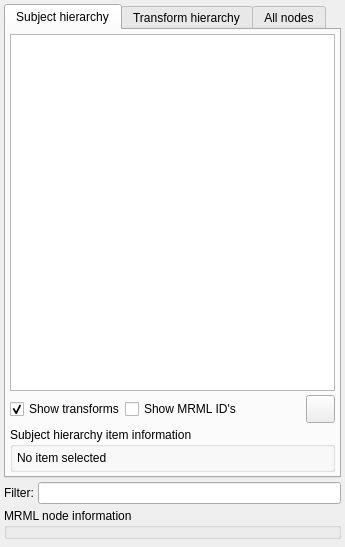
<?xml version="1.0" encoding="UTF-8"?>
<ui version="4.0">
 <class>qCjyxDataModuleWidget</class>
 <widget class="qCjyxWidget" name="qCjyxDataModuleWidget">
  <property name="geometry">
   <rect>
    <x>0</x>
    <y>0</y>
    <width>345</width>
    <height>547</height>
   </rect>
  </property>
  <property name="windowTitle">
   <string>Data</string>
  </property>
  <property name="windowIcon">
   <iconset resource="../qCjyxDataModule.qrc">
    <normaloff>:/Icons/Data.png</normaloff>:/Icons/Data.png</iconset>
  </property>
  <layout class="QGridLayout" name="gridLayout_5">
   <property name="leftMargin">
    <number>4</number>
   </property>
   <property name="topMargin">
    <number>4</number>
   </property>
   <property name="rightMargin">
    <number>4</number>
   </property>
   <property name="bottomMargin">
    <number>4</number>
   </property>
   <property name="spacing">
    <number>4</number>
   </property>
   <item row="1" column="0">
    <layout class="QHBoxLayout" name="horizontalLayout_4">
     <item>
      <widget class="QLabel" name="FilterLabel">
       <property name="text">
        <string>Filter:</string>
       </property>
      </widget>
     </item>
     <item>
      <widget class="QLineEdit" name="FilterLineEdit">
       <property name="toolTip">
        <string>A case sensitive string to filter nodes, uses all the columns (even if hidden)</string>
       </property>
      </widget>
     </item>
    </layout>
   </item>
   <item row="3" column="0">
    <widget class="ctkDynamicSpacer" name="DynamicSpacer">
     <property name="activeSizePolicy">
      <sizepolicy hsizetype="MinimumExpanding" vsizetype="Ignored">
       <horstretch>0</horstretch>
       <verstretch>0</verstretch>
      </sizepolicy>
     </property>
     <property name="inactiveSizePolicy">
      <sizepolicy hsizetype="MinimumExpanding" vsizetype="MinimumExpanding">
       <horstretch>0</horstretch>
       <verstretch>0</verstretch>
      </sizepolicy>
     </property>
     <property name="active">
      <bool>true</bool>
     </property>
    </widget>
   </item>
   <item row="0" column="0">
    <widget class="QTabWidget" name="ViewTabWidget">
     <property name="currentIndex">
      <number>0</number>
     </property>
     <widget class="QWidget" name="tabSubject">
      <attribute name="title">
       <string>Subject hierarchy</string>
      </attribute>
      <layout class="QGridLayout" name="gridLayout_4">
       <property name="leftMargin">
        <number>4</number>
       </property>
       <property name="topMargin">
        <number>4</number>
       </property>
       <property name="rightMargin">
        <number>4</number>
       </property>
       <property name="bottomMargin">
        <number>4</number>
       </property>
       <property name="spacing">
        <number>4</number>
       </property>
       <item row="1" column="0">
        <layout class="QHBoxLayout" name="horizontalLayout">
         <property name="spacing">
          <number>0</number>
         </property>
         <item>
          <widget class="QCheckBox" name="SubjectHierarchyDisplayTransformsCheckBox">
           <property name="text">
            <string>Show transforms</string>
           </property>
           <property name="checked">
            <bool>true</bool>
           </property>
          </widget>
         </item>
         <item>
          <widget class="QCheckBox" name="SubjectHierarchyDisplayDataNodeIDsCheckBox">
           <property name="text">
            <string>Show MRML ID's</string>
           </property>
          </widget>
         </item>
         <item>
          <spacer name="horizontalSpacer">
           <property name="orientation">
            <enum>Qt::Horizontal</enum>
           </property>
           <property name="sizeHint" stdset="0">
            <size>
             <width>40</width>
             <height>20</height>
            </size>
           </property>
          </spacer>
         </item>
         <item>
          <widget class="QToolButton" name="HelpButton">
           <property name="styleSheet">
            <string notr="true">border: none; hover: {border: 1px}; pressed: {border: 1px}</string>
           </property>
           <property name="text">
            <string/>
           </property>
           <property name="icon">
            <iconset resource="../../../SubjectHierarchy/Resources/qCjyxSubjectHierarchyModule.qrc">
             <normaloff>:/Icons/Help.png</normaloff>:/Icons/Help.png</iconset>
           </property>
           <property name="iconSize">
            <size>
             <width>21</width>
             <height>21</height>
            </size>
           </property>
           <property name="toolButtonStyle">
            <enum>Qt::ToolButtonFollowStyle</enum>
           </property>
          </widget>
         </item>
        </layout>
       </item>
       <item row="0" column="0">
        <widget class="qMRMLSubjectHierarchyTreeView" name="SubjectHierarchyTreeView">
         <property name="dragDropMode">
          <enum>QAbstractItemView::InternalMove</enum>
         </property>
         <property name="selectionMode">
          <enum>QAbstractItemView::ExtendedSelection</enum>
         </property>
         <property name="indentation">
          <number>12</number>
         </property>
         <property name="showRootItem">
          <bool>true</bool>
         </property>
        </widget>
       </item>
       <item row="2" column="0">
        <widget class="ctkCollapsibleGroupBox" name="SubjectHierarchyItemInfoGroupBox">
         <property name="title">
          <string>Subject hierarchy item information</string>
         </property>
         <property name="collapsed">
          <bool>true</bool>
         </property>
         <layout class="QHBoxLayout" name="horizontalLayout_2">
          <property name="spacing">
           <number>4</number>
          </property>
          <property name="leftMargin">
           <number>4</number>
          </property>
          <property name="topMargin">
           <number>4</number>
          </property>
          <property name="rightMargin">
           <number>4</number>
          </property>
          <property name="bottomMargin">
           <number>4</number>
          </property>
          <item>
           <widget class="QLabel" name="SubjectHierarchyItemInfoLabel">
            <property name="text">
             <string>No item selected</string>
            </property>
            <property name="wordWrap">
             <bool>true</bool>
            </property>
           </widget>
          </item>
         </layout>
        </widget>
       </item>
      </layout>
     </widget>
     <widget class="QWidget" name="tabTransform">
      <attribute name="title">
       <string>Transform hierarchy</string>
      </attribute>
      <layout class="QGridLayout" name="gridLayout_6">
       <property name="leftMargin">
        <number>4</number>
       </property>
       <property name="topMargin">
        <number>4</number>
       </property>
       <property name="rightMargin">
        <number>4</number>
       </property>
       <property name="bottomMargin">
        <number>4</number>
       </property>
       <property name="spacing">
        <number>4</number>
       </property>
       <item row="1" column="0">
        <layout class="QHBoxLayout" name="horizontalLayout_3">
         <item>
          <widget class="QCheckBox" name="TransformDisplayMRMLIDsCheckBox">
           <property name="text">
            <string>Show MRML ID's</string>
           </property>
          </widget>
         </item>
         <item>
          <widget class="QCheckBox" name="TransformShowHiddenCheckBox">
           <property name="text">
            <string>Show hidden nodes</string>
           </property>
          </widget>
         </item>
         <item>
          <spacer name="horizontalSpacer_2">
           <property name="orientation">
            <enum>Qt::Horizontal</enum>
           </property>
           <property name="sizeHint" stdset="0">
            <size>
             <width>40</width>
             <height>20</height>
            </size>
           </property>
          </spacer>
         </item>
        </layout>
       </item>
       <item row="0" column="0">
        <widget class="qMRMLTreeView" name="TransformMRMLTreeView">
         <property name="dragDropMode">
          <enum>QAbstractItemView::InternalMove</enum>
         </property>
         <property name="indentation">
          <number>10</number>
         </property>
         <property name="nodeTypes">
          <stringlist>
           <string>vtkMRMLTransformableNode</string>
          </stringlist>
         </property>
         <property name="minSizeHint">
          <size>
           <width>0</width>
           <height>120</height>
          </size>
         </property>
         <property name="editMenuActionVisible">
          <bool>true</bool>
         </property>
        </widget>
       </item>
      </layout>
     </widget>
     <widget class="QWidget" name="tabAll">
      <attribute name="title">
       <string>All nodes</string>
      </attribute>
      <layout class="QGridLayout" name="gridLayout">
       <property name="leftMargin">
        <number>4</number>
       </property>
       <property name="topMargin">
        <number>4</number>
       </property>
       <property name="rightMargin">
        <number>4</number>
       </property>
       <property name="bottomMargin">
        <number>4</number>
       </property>
       <property name="spacing">
        <number>4</number>
       </property>
       <item row="1" column="0">
        <layout class="QHBoxLayout" name="horizontalLayout_5">
         <item>
          <widget class="QCheckBox" name="AllNodesDisplayMRMLIDsCheckBox">
           <property name="text">
            <string>Show MRML ID's</string>
           </property>
          </widget>
         </item>
         <item>
          <widget class="QCheckBox" name="AllNodesTransformShowHiddenCheckBox">
           <property name="text">
            <string>Show hidden nodes</string>
           </property>
          </widget>
         </item>
         <item>
          <spacer name="horizontalSpacer_3">
           <property name="orientation">
            <enum>Qt::Horizontal</enum>
           </property>
           <property name="sizeHint" stdset="0">
            <size>
             <width>40</width>
             <height>20</height>
            </size>
           </property>
          </spacer>
         </item>
        </layout>
       </item>
       <item row="0" column="0">
        <widget class="qMRMLTreeView" name="AllNodesMRMLTreeView">
         <property name="indentation">
          <number>10</number>
         </property>
         <property name="sceneModelType">
          <string/>
         </property>
         <property name="minSizeHint">
          <size>
           <width>0</width>
           <height>120</height>
          </size>
         </property>
         <property name="editMenuActionVisible">
          <bool>true</bool>
         </property>
         <property name="showScene">
          <bool>false</bool>
         </property>
         <property name="showRootNode">
          <bool>true</bool>
         </property>
        </widget>
       </item>
      </layout>
     </widget>
    </widget>
   </item>
   <item row="2" column="0">
    <widget class="ctkCollapsibleGroupBox" name="MRMLNodeInspectorGroupBox">
     <property name="title">
      <string>MRML node information</string>
     </property>
     <property name="collapsed">
      <bool>true</bool>
     </property>
     <layout class="QGridLayout" name="gridLayout_2">
      <property name="leftMargin">
       <number>4</number>
      </property>
      <property name="topMargin">
       <number>4</number>
      </property>
      <property name="rightMargin">
       <number>4</number>
      </property>
      <property name="bottomMargin">
       <number>4</number>
      </property>
      <property name="spacing">
       <number>4</number>
      </property>
      <item row="0" column="0">
       <widget class="qMRMLNodeAttributeTableWidget" name="MRMLNodeAttributeTableWidget"/>
      </item>
     </layout>
    </widget>
   </item>
  </layout>
 </widget>
 <customwidgets>
  <customwidget>
   <class>qMRMLNodeAttributeTableWidget</class>
   <extends>QWidget</extends>
   <header>qMRMLNodeAttributeTableWidget.h</header>
  </customwidget>
  <customwidget>
   <class>qMRMLTreeView</class>
   <extends>QTreeView</extends>
   <header>qMRMLTreeView.h</header>
   <slots>
    <slot>setSceneModel(int)</slot>
   </slots>
  </customwidget>
  <customwidget>
   <class>qCjyxWidget</class>
   <extends>QWidget</extends>
   <header>qCjyxWidget.h</header>
   <container>1</container>
  </customwidget>
  <customwidget>
   <class>qMRMLSubjectHierarchyTreeView</class>
   <extends>QTreeView</extends>
   <header>qMRMLSubjectHierarchyTreeView.h</header>
  </customwidget>
  <customwidget>
   <class>ctkCollapsibleGroupBox</class>
   <extends>QGroupBox</extends>
   <header>ctkCollapsibleGroupBox.h</header>
   <container>1</container>
  </customwidget>
  <customwidget>
   <class>ctkDynamicSpacer</class>
   <extends>QWidget</extends>
   <header>ctkDynamicSpacer.h</header>
  </customwidget>
 </customwidgets>
 <resources>
  <include location="../../../Annotations/Resources/qCjyxAnnotationModule.qrc"/>
  <include location="../../../SubjectHierarchy/Resources/qCjyxSubjectHierarchyModule.qrc"/>
  <include location="../qCjyxDataModule.qrc"/>
 </resources>
 <connections>
  <connection>
   <sender>qCjyxDataModuleWidget</sender>
   <signal>mrmlSceneChanged(vtkMRMLScene*)</signal>
   <receiver>TransformMRMLTreeView</receiver>
   <slot>setMRMLScene(vtkMRMLScene*)</slot>
   <hints>
    <hint type="sourcelabel">
     <x>344</x>
     <y>25</y>
    </hint>
    <hint type="destinationlabel">
     <x>314</x>
     <y>127</y>
    </hint>
   </hints>
  </connection>
  <connection>
   <sender>qCjyxDataModuleWidget</sender>
   <signal>mrmlSceneChanged(vtkMRMLScene*)</signal>
   <receiver>SubjectHierarchyTreeView</receiver>
   <slot>setMRMLScene(vtkMRMLScene*)</slot>
   <hints>
    <hint type="sourcelabel">
     <x>104</x>
     <y>2</y>
    </hint>
    <hint type="destinationlabel">
     <x>176</x>
     <y>84</y>
    </hint>
   </hints>
  </connection>
  <connection>
   <sender>qCjyxDataModuleWidget</sender>
   <signal>mrmlSceneChanged(vtkMRMLScene*)</signal>
   <receiver>AllNodesMRMLTreeView</receiver>
   <slot>setMRMLScene(vtkMRMLScene*)</slot>
   <hints>
    <hint type="sourcelabel">
     <x>215</x>
     <y>3</y>
    </hint>
    <hint type="destinationlabel">
     <x>284</x>
     <y>115</y>
    </hint>
   </hints>
  </connection>
 </connections>
</ui>
